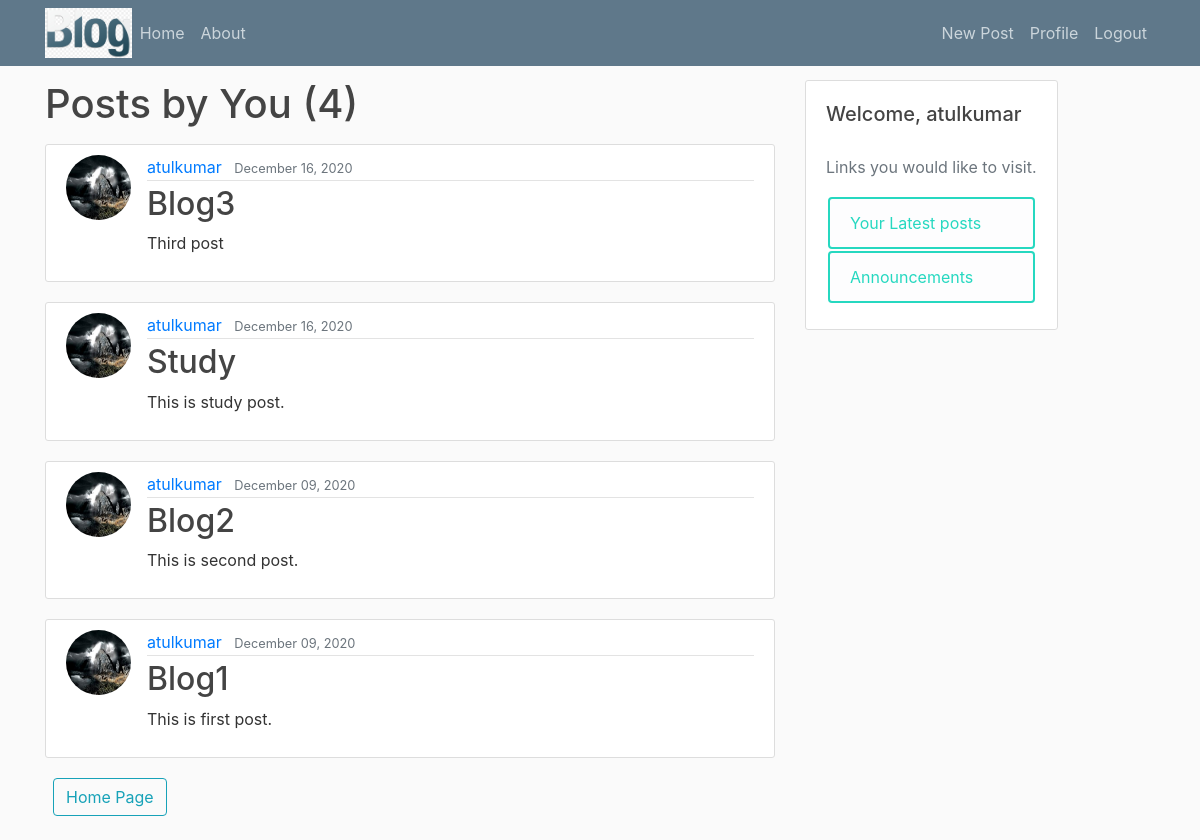
The app's page /post/latest/ (signed in) with its own data.
### blog/models.py (models this page shows, shortened)
class Post(models.Model):
    title=models.CharField(max_length=100)
    content=models.TextField()
    date_posted=models.DateTimeField(default=timezone.now)
    author=models.ForeignKey(User,on_delete=models.CASCADE)

### users/models.py (models this page shows, shortened)
class Profile(models.Model):
    user=models.OneToOneField(User, on_delete=models.CASCADE)
    image=models.ImageField(default='default.png',upload_to='profile_pics')

### blog/views.py (the view)
# urls.py: path('post/latest/',views.UserOwnPostListView.as_view(),name='user-own'),
class UserOwnPostListView(ListView):
    model= Post
    template_name= 'blog/logged_in_user_post.html'
    context_object_name= 'posts'
    paginate_by= 5
    def get_queryset(self):
        user=get_object_or_404(User, username=self.request.user)
        return Post.objects.filter(author=user).order_by('-date_posted')

### blog/templates/blog/logged_in_user_post.html (shortened to what this page needs)
{% extends 'blog/base.html' %}
{% load static %}
{% block content %}
    <h1 class="mb-3">Posts by You ({{ page_obj.paginator.count }})</h1>
  {% for post in posts %}
    <article class="media content-section">
      <img class="rounded-circle article-img" src="{{post.author.profile.image.url}}">
      <div class="media-body">
        <div class="article-metadata">
          <a class="mr-2" href="{% url 'user-posts' post.author.username %}">{{ post.author }}</a>
          <small class="text-muted">{{ post.date_posted|date:"F d, Y" }}</small>
        </div>
        <h2><a class="article-title" href="{% url 'post-detail' post.id %}">{{ post.title }}</a></h2>
        <p class="article-content">{{ post.content }}</p>
      </div>
  </article>
  {% endfor %}
  <small class="text-muted ml-2">
    <a class="btn btn-outline-info mb-4" href="{% url 'blog-home' %}">Home Page</a>
  </small>
{% endblock content %}

### blog/templates/blog/base.html (shortened to what this page needs)
{% load static %}
<!DOCTYPE html>
<html lang="en">
<head>
    <link rel="stylesheet" href="https://maxcdn.bootstrapcdn.com/bootstrap/4.0.0/css/bootstrap.min.css">
    <link rel="stylesheet" type="text/css" href="{% static 'css/main.css' %}">
</head>
<body>
    {% include 'blog/navbar.html' %}
    <main role="main" class="container">
        <div class="row">
            <div class="col-md-8">
            {% block content %}
            {% endblock %}
            </div>
            {% if user.is_authenticated %}
                <div class="col-md-4">
                    <div class="content-section position-fixed">
                        <h2><p class="nav-item navbar-brand">Welcome, {{ request.user }}</p></h2>
                        <p class='text-muted'>Links you would like to visit.
                            <ul class="list-group">
                                <a class="hoverclass" href="{% url 'user-own' %}"><li class="list-group-item list-group-item-light hoverclass">Your Latest posts</li></a>
                                <a class="hoverclass" href=""><li class="list-group-item list-group-item-light hoverclass">Announcements</li></a>
                            </ul>
                        </p>
                    </div>
                </div>
            {% endif %}
        </div>
    </main>
</body>
</html>

### static/css/main.css (style rules this page uses)
body { background: #fafafa; color: #333333; margin-top: 5rem; }
h1, h2, h3, h4, h5, h6 { color: #444444; }
ul { margin: 0; }
.content-section { background: #ffffff; padding: 10px 20px; border: 1px solid #dddddd; border-radius: 3px; margin-bottom: 20px; }
.article-title { color: #444444; }
a.hoverclass { text-decoration: none; }
li.hoverclass { border: 2px solid rgb(38, 216, 192); color :rgb(38, 216, 192); text-decoration: none; margin: 2px; }
.article-content { white-space: pre-line; }
.article-img { height: 65px; width: 65px; margin-right: 16px; }
.article-metadata { padding-bottom: 1px; margin-bottom: 4px; border-bottom: 1px solid #e3e3e3 }

### records on screen
Post: author.profile.image (picture), author "atulkumar", date_posted "December 16, 2020", title "Blog3", content "Third post"
Post: author.profile.image (picture), author "atulkumar", date_posted "December 16, 2020", title "Study", content "This is study post."
Post: author.profile.image (picture), author "atulkumar", date_posted "December 09, 2020", title "Blog2", content "This is second post."
Post: author.profile.image (picture), author "atulkumar", date_posted "December 09, 2020", title "Blog1", content "This is first post."

### other values on screen
{{ page_obj.paginator.count }} "4"
{{ request.user }} "atulkumar"
